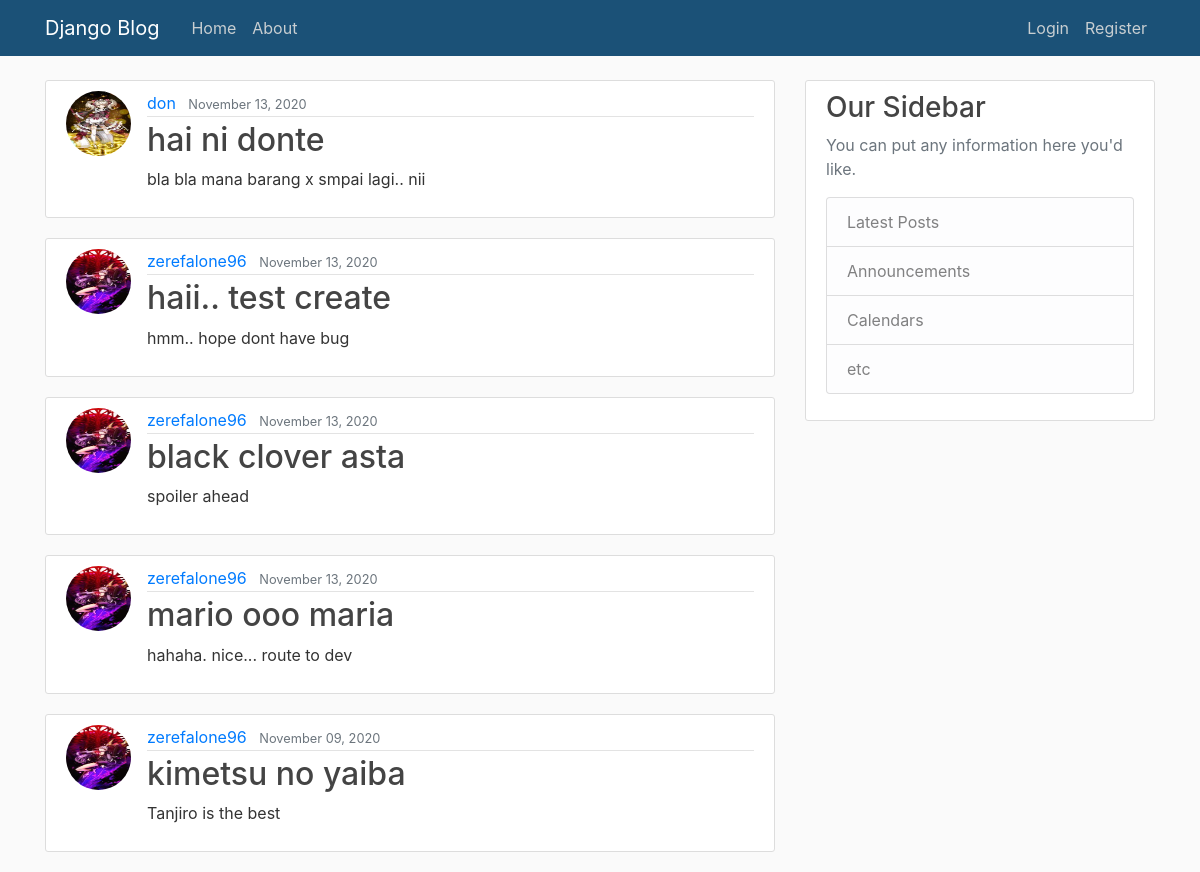
The app's page /, older data.
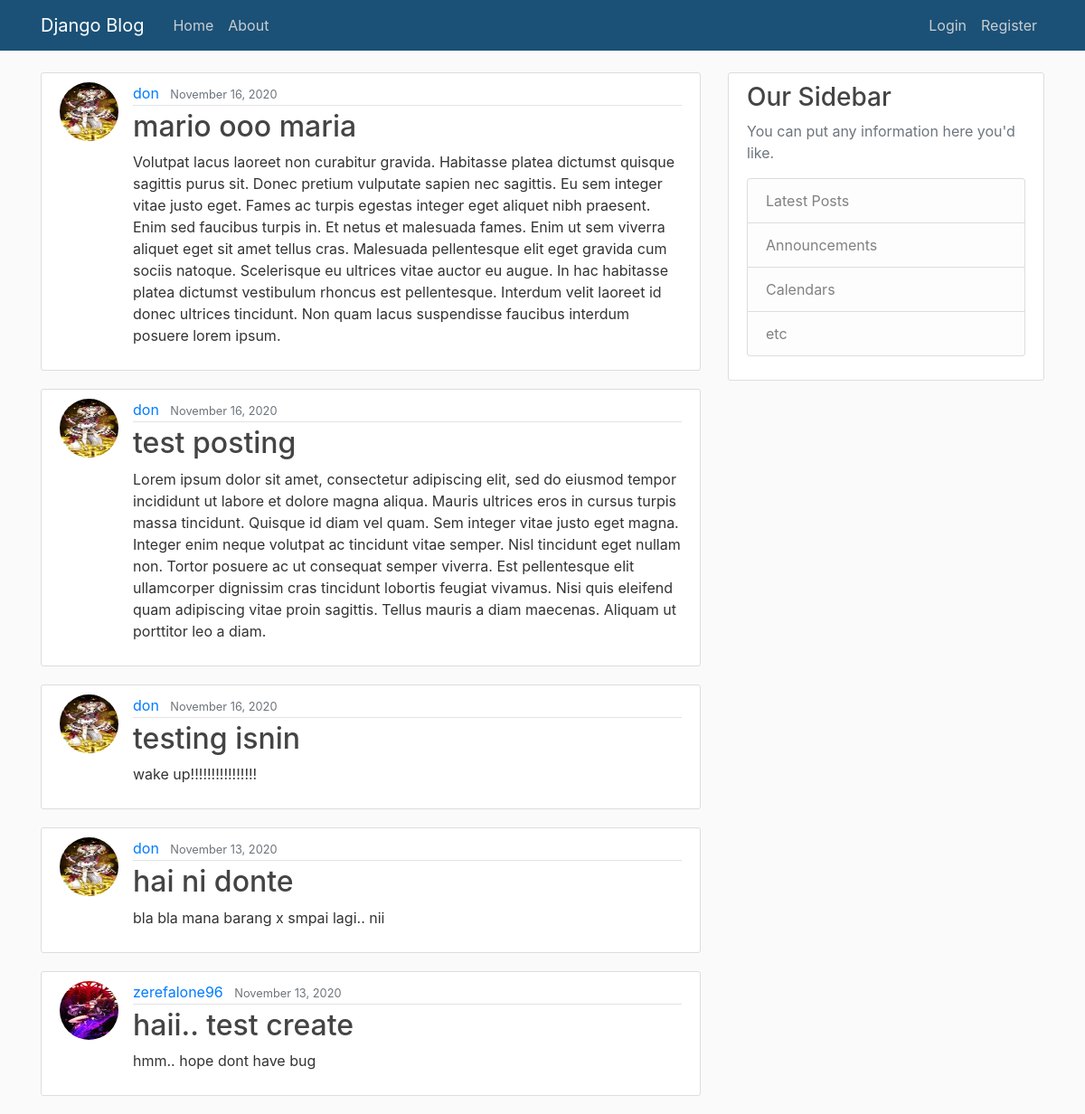
The same page, newer data.
### blog/models.py (models this page shows, shortened)
class Post(models.Model):
    title = models.CharField(max_length=100)
    content = models.TextField()
    date_posted = models.DateTimeField(default=timezone.now)
    author = models.ForeignKey(User, on_delete=models.CASCADE)

### users/models.py (models this page shows, shortened)
class Profile(models.Model):
    user = models.OneToOneField(User, on_delete=models.CASCADE)
    image = models.ImageField(default='default.jpg', upload_to='profile_pics')

### blog/views.py (the view)
# urls.py: path('', PostListView.as_view(), name='blog-home'),
class PostListView(ListView):
    model = Post
    template_name = 'blog/home.html' # <app>/<model>_<viewtype>.html
    context_object_name = 'posts'
    ordering = ['-date_posted']
    paginate_by = 5

### blog/templates/blog/home.html
{% extends "blog/base.html" %}
{% block content %}
        {% for post in posts %}
        <article class="media content-section">
          <img class="rounded-circle article-img" src="{{ post.author.profile.image.url }}">
            <div class="media-body">
              <div class="article-metadata">
                <a class="mr-2" href="#">{{ post.author }}</a>
                <small class="text-muted">{{ post.date_posted|date:"F d, Y" }}</small>
              </div>
              <h2><a class="article-title" href="{% url 'post-detail' post.id %}">{{ post.title }}</a></h2>
              <p class="article-content">{{ post.content }}</p>
            </div>
          </article>
        {% endfor %}
{% endblock content %}

Row changes from the older to the newer data that the page shows:
no longer on this page (row unchanged): Post: author.profile.image (picture), author "zerefalone96", date_posted "November 13, 2020", title "black clover asta", content "spoiler ahead"
no longer on this page (row unchanged): Post: author.profile.image (picture), author "zerefalone96", date_posted "November 13, 2020", title "mario ooo maria", content "hahaha. nice... route to dev"
no longer on this page (row unchanged): Post: author.profile.image (picture), author "zerefalone96", date_posted "November 09, 2020", title "kimetsu no yaiba", content "Tanjiro is the best"
added Post: author.profile.image (picture), author "don", date_posted "November 16, 2020", title "mario ooo maria", content "Volutpat lacus laoreet non curabitur gravida. Habitasse platea dictumst quisque sagittis purus sit. Donec pretium vulputate sapien nec sagittis. Eu sem integer vitae justo eget. Fames ac turpis egestas integer eget aliquet nibh praesent. Enim sed faucibus turpis in. Et netus et malesuada fames. Enim ut sem viverra aliquet eget sit amet tellus cras. Malesuada pellentesque elit eget gravida cum sociis natoque. Scelerisque eu ultrices vitae auctor eu augue. In hac habitasse platea dictumst vestibulum rhoncus est pellentesque. Interdum velit laoreet id donec ultrices tincidunt. Non quam lacus suspendisse faucibus interdum posuere lorem ipsum."
added Post: author.profile.image (picture), author "don", date_posted "November 16, 2020", title "test posting", content "Lorem ipsum dolor sit amet, consectetur adipiscing elit, sed do eiusmod tempor incididunt ut labore et dolore magna aliqua. Mauris ultrices eros in cursus turpis massa tincidunt. Quisque id diam vel quam. Sem integer vitae justo eget magna. Integer enim neque volutpat ac tincidunt vitae semper. Nisl tincidunt eget nullam non. Tortor posuere ac ut consequat semper viverra. Est pellentesque elit ullamcorper dignissim cras tincidunt lobortis feugiat vivamus. Nisi quis eleifend quam adipiscing vitae proin sagittis. Tellus mauris a diam maecenas. Aliquam ut porttitor leo a diam."
added Post: author.profile.image (picture), author "don", date_posted "November 16, 2020", title "testing isnin", content "wake up!!!!!!!!!!!!!!!!"
